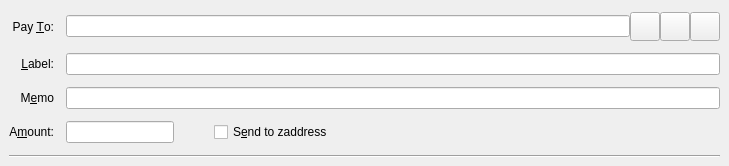
<?xml version="1.0" encoding="UTF-8"?>
<ui version="4.0">
 <class>SendZCoinsEntry</class>
 <widget class="QStackedWidget" name="SendZCoinsEntry">
  <property name="geometry">
   <rect>
    <x>0</x>
    <y>0</y>
    <width>729</width>
    <height>166</height>
   </rect>
  </property>
  <property name="focusPolicy">
   <enum>Qt::TabFocus</enum>
  </property>
  <property name="autoFillBackground">
   <bool>false</bool>
  </property>
  <widget class="QFrame" name="SendZCoins">
   <property name="toolTip">
    <string>This is a normal payment.</string>
   </property>
   <property name="frameShape">
    <enum>QFrame::NoFrame</enum>
   </property>
   <layout class="QGridLayout" name="gridLayout">
    <property name="topMargin">
     <number>8</number>
    </property>
    <property name="bottomMargin">
     <number>4</number>
    </property>
    <property name="horizontalSpacing">
     <number>12</number>
    </property>
    <property name="verticalSpacing">
     <number>8</number>
    </property>
    <item row="1" column="1">
     <widget class="QLineEdit" name="addAsLabel">
      <property name="toolTip">
       <string>Enter a label for this address to add it to the list of used addresses</string>
      </property>
     </widget>
    </item>
    <item row="5" column="0" colspan="2">
     <widget class="Line" name="line">
      <property name="orientation">
       <enum>Qt::Horizontal</enum>
      </property>
     </widget>
    </item>
    <item row="0" column="0">
     <widget class="QLabel" name="payToLabel">
      <property name="text">
       <string>Pay &amp;To:</string>
      </property>
      <property name="alignment">
       <set>Qt::AlignRight|Qt::AlignTrailing|Qt::AlignVCenter</set>
      </property>
      <property name="buddy">
       <cstring>payTo</cstring>
      </property>
     </widget>
    </item>
    <item row="3" column="0">
     <widget class="QLabel" name="amountLabel">
      <property name="text">
       <string>A&amp;mount:</string>
      </property>
      <property name="alignment">
       <set>Qt::AlignRight|Qt::AlignTrailing|Qt::AlignVCenter</set>
      </property>
      <property name="buddy">
       <cstring>payAmount</cstring>
      </property>
     </widget>
    </item>
    <item row="0" column="1">
     <layout class="QHBoxLayout" name="payToLayout">
      <property name="spacing">
       <number>0</number>
      </property>
      <item>
       <widget class="QValidatedLineEdit" name="payTo">
        <property name="toolTip">
         <string>The cruZado address to send the payment to</string>
        </property>
       </widget>
      </item>
      <item>
       <widget class="QToolButton" name="addressBookButton">
        <property name="toolTip">
         <string>Choose previously used address</string>
        </property>
        <property name="text">
         <string/>
        </property>
        <property name="icon">
         <iconset resource="../bitcoin.qrc">
          <normaloff>:/images/addressbook1</normaloff>:/images/addressbook1</iconset>
        </property>
        <property name="iconSize">
         <size>
          <width>22</width>
          <height>22</height>
         </size>
        </property>
        <property name="shortcut">
         <string>Alt+A</string>
        </property>
       </widget>
      </item>
      <item>
       <widget class="QToolButton" name="pasteButton">
        <property name="toolTip">
         <string>Paste address from clipboard</string>
        </property>
        <property name="text">
         <string/>
        </property>
        <property name="icon">
         <iconset resource="../bitcoin.qrc">
          <normaloff>:/images/paste</normaloff>:/images/paste</iconset>
        </property>
        <property name="iconSize">
         <size>
          <width>22</width>
          <height>22</height>
         </size>
        </property>
        <property name="shortcut">
         <string>Alt+P</string>
        </property>
       </widget>
      </item>
      <item>
       <widget class="QToolButton" name="deleteButton">
        <property name="toolTip">
         <string>Remove this entry</string>
        </property>
        <property name="text">
         <string/>
        </property>
        <property name="icon">
         <iconset resource="../bitcoin.qrc">
          <normaloff>:/images/clear</normaloff>:/images/clear</iconset>
        </property>
        <property name="iconSize">
         <size>
          <width>22</width>
          <height>22</height>
         </size>
        </property>
       </widget>
      </item>
     </layout>
    </item>
    <item row="1" column="0">
     <widget class="QLabel" name="labellLabel">
      <property name="text">
       <string>&amp;Label:</string>
      </property>
      <property name="alignment">
       <set>Qt::AlignRight|Qt::AlignTrailing|Qt::AlignVCenter</set>
      </property>
      <property name="buddy">
       <cstring>addAsLabel</cstring>
      </property>
     </widget>
    </item>
    <item row="2" column="0">
     <widget class="QLabel" name="memoLabel">
      <property name="text">
       <string>M&amp;emo</string>
      </property>
      <property name="alignment">
       <set>Qt::AlignRight|Qt::AlignTrailing|Qt::AlignVCenter</set>
      </property>
      <property name="buddy">
       <cstring>addAsLabel</cstring>
      </property>
     </widget>
    </item>
    <item row="2" column="1">
     <widget class="QLineEdit" name="addAsMemo">
      <property name="toolTip">
       <string>Enter a label for this address to add it to the list of used addresses</string>
      </property>
     </widget>
    </item>
    <item row="3" column="1">
     <layout class="QHBoxLayout" name="horizontalLayoutAmount" stretch="0,0,1">
      <item>
       <widget class="BitcoinAmountField" name="payAmount"/>
      </item>
      <item>
       <spacer name="horizontalSpacer">
        <property name="orientation">
         <enum>Qt::Horizontal</enum>
        </property>
        <property name="sizeHint" stdset="0">
         <size>
          <width>40</width>
          <height>20</height>
         </size>
        </property>
       </spacer>
      </item>
      <item>
       <widget class="QCheckBox" name="checkboxSendToZAddress">
        <property name="toolTip">
         <string>The fee will be deducted from the amount being sent. The recipient will receive less cruzados than you enter in the amount field. If multiple recipients are selected, the fee is split equally.</string>
        </property>
        <property name="text">
         <string>S&amp;end to zaddress</string>
        </property>
       </widget>
      </item>
     </layout>
    </item>
   </layout>
  </widget>
  <widget class="QFrame" name="SendZCoins_UnauthenticatedPaymentRequest">
   <property name="palette">
    <palette>
     <active>
      <colorrole role="WindowText">
       <brush brushstyle="SolidPattern">
        <color alpha="255">
         <red>0</red>
         <green>0</green>
         <blue>0</blue>
        </color>
       </brush>
      </colorrole>
      <colorrole role="Button">
       <brush brushstyle="SolidPattern">
        <color alpha="255">
         <red>255</red>
         <green>255</green>
         <blue>127</blue>
        </color>
       </brush>
      </colorrole>
      <colorrole role="Light">
       <brush brushstyle="SolidPattern">
        <color alpha="255">
         <red>255</red>
         <green>255</green>
         <blue>255</blue>
        </color>
       </brush>
      </colorrole>
      <colorrole role="Midlight">
       <brush brushstyle="SolidPattern">
        <color alpha="255">
         <red>255</red>
         <green>255</green>
         <blue>191</blue>
        </color>
       </brush>
      </colorrole>
      <colorrole role="Dark">
       <brush brushstyle="SolidPattern">
        <color alpha="255">
         <red>127</red>
         <green>127</green>
         <blue>63</blue>
        </color>
       </brush>
      </colorrole>
      <colorrole role="Mid">
       <brush brushstyle="SolidPattern">
        <color alpha="255">
         <red>170</red>
         <green>170</green>
         <blue>84</blue>
        </color>
       </brush>
      </colorrole>
      <colorrole role="Text">
       <brush brushstyle="SolidPattern">
        <color alpha="255">
         <red>0</red>
         <green>0</green>
         <blue>0</blue>
        </color>
       </brush>
      </colorrole>
      <colorrole role="BrightText">
       <brush brushstyle="SolidPattern">
        <color alpha="255">
         <red>255</red>
         <green>255</green>
         <blue>255</blue>
        </color>
       </brush>
      </colorrole>
      <colorrole role="ButtonText">
       <brush brushstyle="SolidPattern">
        <color alpha="255">
         <red>0</red>
         <green>0</green>
         <blue>0</blue>
        </color>
       </brush>
      </colorrole>
      <colorrole role="Base">
       <brush brushstyle="SolidPattern">
        <color alpha="255">
         <red>255</red>
         <green>255</green>
         <blue>255</blue>
        </color>
       </brush>
      </colorrole>
      <colorrole role="Window">
       <brush brushstyle="SolidPattern">
        <color alpha="255">
         <red>255</red>
         <green>255</green>
         <blue>127</blue>
        </color>
       </brush>
      </colorrole>
      <colorrole role="Shadow">
       <brush brushstyle="SolidPattern">
        <color alpha="255">
         <red>0</red>
         <green>0</green>
         <blue>0</blue>
        </color>
       </brush>
      </colorrole>
      <colorrole role="AlternateBase">
       <brush brushstyle="SolidPattern">
        <color alpha="255">
         <red>255</red>
         <green>255</green>
         <blue>191</blue>
        </color>
       </brush>
      </colorrole>
      <colorrole role="ToolTipBase">
       <brush brushstyle="SolidPattern">
        <color alpha="255">
         <red>255</red>
         <green>255</green>
         <blue>220</blue>
        </color>
       </brush>
      </colorrole>
      <colorrole role="ToolTipText">
       <brush brushstyle="SolidPattern">
        <color alpha="255">
         <red>0</red>
         <green>0</green>
         <blue>0</blue>
        </color>
       </brush>
      </colorrole>
     </active>
     <inactive>
      <colorrole role="WindowText">
       <brush brushstyle="SolidPattern">
        <color alpha="255">
         <red>0</red>
         <green>0</green>
         <blue>0</blue>
        </color>
       </brush>
      </colorrole>
      <colorrole role="Button">
       <brush brushstyle="SolidPattern">
        <color alpha="255">
         <red>255</red>
         <green>255</green>
         <blue>127</blue>
        </color>
       </brush>
      </colorrole>
      <colorrole role="Light">
       <brush brushstyle="SolidPattern">
        <color alpha="255">
         <red>255</red>
         <green>255</green>
         <blue>255</blue>
        </color>
       </brush>
      </colorrole>
      <colorrole role="Midlight">
       <brush brushstyle="SolidPattern">
        <color alpha="255">
         <red>255</red>
         <green>255</green>
         <blue>191</blue>
        </color>
       </brush>
      </colorrole>
      <colorrole role="Dark">
       <brush brushstyle="SolidPattern">
        <color alpha="255">
         <red>127</red>
         <green>127</green>
         <blue>63</blue>
        </color>
       </brush>
      </colorrole>
      <colorrole role="Mid">
       <brush brushstyle="SolidPattern">
        <color alpha="255">
         <red>170</red>
         <green>170</green>
         <blue>84</blue>
        </color>
       </brush>
      </colorrole>
      <colorrole role="Text">
       <brush brushstyle="SolidPattern">
        <color alpha="255">
         <red>0</red>
         <green>0</green>
         <blue>0</blue>
        </color>
       </brush>
      </colorrole>
      <colorrole role="BrightText">
       <brush brushstyle="SolidPattern">
        <color alpha="255">
         <red>255</red>
         <green>255</green>
         <blue>255</blue>
        </color>
       </brush>
      </colorrole>
      <colorrole role="ButtonText">
       <brush brushstyle="SolidPattern">
        <color alpha="255">
         <red>0</red>
         <green>0</green>
         <blue>0</blue>
        </color>
       </brush>
      </colorrole>
      <colorrole role="Base">
       <brush brushstyle="SolidPattern">
        <color alpha="255">
         <red>255</red>
         <green>255</green>
         <blue>255</blue>
        </color>
       </brush>
      </colorrole>
      <colorrole role="Window">
       <brush brushstyle="SolidPattern">
        <color alpha="255">
         <red>255</red>
         <green>255</green>
         <blue>127</blue>
        </color>
       </brush>
      </colorrole>
      <colorrole role="Shadow">
       <brush brushstyle="SolidPattern">
        <color alpha="255">
         <red>0</red>
         <green>0</green>
         <blue>0</blue>
        </color>
       </brush>
      </colorrole>
      <colorrole role="AlternateBase">
       <brush brushstyle="SolidPattern">
        <color alpha="255">
         <red>255</red>
         <green>255</green>
         <blue>191</blue>
        </color>
       </brush>
      </colorrole>
      <colorrole role="ToolTipBase">
       <brush brushstyle="SolidPattern">
        <color alpha="255">
         <red>255</red>
         <green>255</green>
         <blue>220</blue>
        </color>
       </brush>
      </colorrole>
      <colorrole role="ToolTipText">
       <brush brushstyle="SolidPattern">
        <color alpha="255">
         <red>0</red>
         <green>0</green>
         <blue>0</blue>
        </color>
       </brush>
      </colorrole>
     </inactive>
     <disabled>
      <colorrole role="WindowText">
       <brush brushstyle="SolidPattern">
        <color alpha="255">
         <red>127</red>
         <green>127</green>
         <blue>63</blue>
        </color>
       </brush>
      </colorrole>
      <colorrole role="Button">
       <brush brushstyle="SolidPattern">
        <color alpha="255">
         <red>255</red>
         <green>255</green>
         <blue>127</blue>
        </color>
       </brush>
      </colorrole>
      <colorrole role="Light">
       <brush brushstyle="SolidPattern">
        <color alpha="255">
         <red>255</red>
         <green>255</green>
         <blue>255</blue>
        </color>
       </brush>
      </colorrole>
      <colorrole role="Midlight">
       <brush brushstyle="SolidPattern">
        <color alpha="255">
         <red>255</red>
         <green>255</green>
         <blue>191</blue>
        </color>
       </brush>
      </colorrole>
      <colorrole role="Dark">
       <brush brushstyle="SolidPattern">
        <color alpha="255">
         <red>127</red>
         <green>127</green>
         <blue>63</blue>
        </color>
       </brush>
      </colorrole>
      <colorrole role="Mid">
       <brush brushstyle="SolidPattern">
        <color alpha="255">
         <red>170</red>
         <green>170</green>
         <blue>84</blue>
        </color>
       </brush>
      </colorrole>
      <colorrole role="Text">
       <brush brushstyle="SolidPattern">
        <color alpha="255">
         <red>127</red>
         <green>127</green>
         <blue>63</blue>
        </color>
       </brush>
      </colorrole>
      <colorrole role="BrightText">
       <brush brushstyle="SolidPattern">
        <color alpha="255">
         <red>255</red>
         <green>255</green>
         <blue>255</blue>
        </color>
       </brush>
      </colorrole>
      <colorrole role="ButtonText">
       <brush brushstyle="SolidPattern">
        <color alpha="255">
         <red>127</red>
         <green>127</green>
         <blue>63</blue>
        </color>
       </brush>
      </colorrole>
      <colorrole role="Base">
       <brush brushstyle="SolidPattern">
        <color alpha="255">
         <red>255</red>
         <green>255</green>
         <blue>127</blue>
        </color>
       </brush>
      </colorrole>
      <colorrole role="Window">
       <brush brushstyle="SolidPattern">
        <color alpha="255">
         <red>255</red>
         <green>255</green>
         <blue>127</blue>
        </color>
       </brush>
      </colorrole>
      <colorrole role="Shadow">
       <brush brushstyle="SolidPattern">
        <color alpha="255">
         <red>0</red>
         <green>0</green>
         <blue>0</blue>
        </color>
       </brush>
      </colorrole>
      <colorrole role="AlternateBase">
       <brush brushstyle="SolidPattern">
        <color alpha="255">
         <red>255</red>
         <green>255</green>
         <blue>127</blue>
        </color>
       </brush>
      </colorrole>
      <colorrole role="ToolTipBase">
       <brush brushstyle="SolidPattern">
        <color alpha="255">
         <red>255</red>
         <green>255</green>
         <blue>220</blue>
        </color>
       </brush>
      </colorrole>
      <colorrole role="ToolTipText">
       <brush brushstyle="SolidPattern">
        <color alpha="255">
         <red>0</red>
         <green>0</green>
         <blue>0</blue>
        </color>
       </brush>
      </colorrole>
     </disabled>
    </palette>
   </property>
   <property name="toolTip">
    <string>This is an unauthenticated payment request.</string>
   </property>
   <property name="autoFillBackground">
    <bool>true</bool>
   </property>
   <property name="frameShape">
    <enum>QFrame::NoFrame</enum>
   </property>
   <layout class="QGridLayout" name="gridLayout_is">
    <property name="spacing">
     <number>12</number>
    </property>
    <item row="0" column="1">
     <layout class="QHBoxLayout" name="payToLayout_is">
      <property name="spacing">
       <number>0</number>
      </property>
      <item>
       <widget class="QLabel" name="payTo_is"/>
      </item>
      <item>
       <widget class="QToolButton" name="deleteButton_is">
        <property name="toolTip">
         <string>Remove this entry</string>
        </property>
        <property name="text">
         <string/>
        </property>
        <property name="icon">
         <iconset resource="../bitcoin.qrc">
          <normaloff>:/images/clear</normaloff>:/images/clear</iconset>
        </property>
       </widget>
      </item>
     </layout>
    </item>
    <item row="0" column="0">
     <widget class="QLabel" name="payToLabel_is">
      <property name="text">
       <string>Pay To:</string>
      </property>
      <property name="alignment">
       <set>Qt::AlignRight|Qt::AlignTrailing|Qt::AlignVCenter</set>
      </property>
     </widget>
    </item>
    <item row="1" column="0">
     <widget class="QLabel" name="amountLabel_is">
      <property name="text">
       <string>A&amp;mount:</string>
      </property>
      <property name="alignment">
       <set>Qt::AlignRight|Qt::AlignTrailing|Qt::AlignVCenter</set>
      </property>
      <property name="buddy">
       <cstring>payAmount_is</cstring>
      </property>
     </widget>
    </item>
    <item row="1" column="1">
     <widget class="BitcoinAmountField" name="payAmount_is">
      <property name="acceptDrops">
       <bool>false</bool>
      </property>
     </widget>
    </item>
   </layout>
  </widget>
  <widget class="QFrame" name="SendZCoins_AuthenticatedPaymentRequest">
   <property name="palette">
    <palette>
     <active>
      <colorrole role="WindowText">
       <brush brushstyle="SolidPattern">
        <color alpha="255">
         <red>0</red>
         <green>0</green>
         <blue>0</blue>
        </color>
       </brush>
      </colorrole>
      <colorrole role="Button">
       <brush brushstyle="SolidPattern">
        <color alpha="255">
         <red>140</red>
         <green>232</green>
         <blue>119</blue>
        </color>
       </brush>
      </colorrole>
      <colorrole role="Light">
       <brush brushstyle="SolidPattern">
        <color alpha="255">
         <red>230</red>
         <green>255</green>
         <blue>224</blue>
        </color>
       </brush>
      </colorrole>
      <colorrole role="Midlight">
       <brush brushstyle="SolidPattern">
        <color alpha="255">
         <red>185</red>
         <green>243</green>
         <blue>171</blue>
        </color>
       </brush>
      </colorrole>
      <colorrole role="Dark">
       <brush brushstyle="SolidPattern">
        <color alpha="255">
         <red>70</red>
         <green>116</green>
         <blue>59</blue>
        </color>
       </brush>
      </colorrole>
      <colorrole role="Mid">
       <brush brushstyle="SolidPattern">
        <color alpha="255">
         <red>93</red>
         <green>155</green>
         <blue>79</blue>
        </color>
       </brush>
      </colorrole>
      <colorrole role="Text">
       <brush brushstyle="SolidPattern">
        <color alpha="255">
         <red>0</red>
         <green>0</green>
         <blue>0</blue>
        </color>
       </brush>
      </colorrole>
      <colorrole role="BrightText">
       <brush brushstyle="SolidPattern">
        <color alpha="255">
         <red>155</red>
         <green>255</green>
         <blue>147</blue>
        </color>
       </brush>
      </colorrole>
      <colorrole role="ButtonText">
       <brush brushstyle="SolidPattern">
        <color alpha="255">
         <red>0</red>
         <green>0</green>
         <blue>0</blue>
        </color>
       </brush>
      </colorrole>
      <colorrole role="Base">
       <brush brushstyle="SolidPattern">
        <color alpha="255">
         <red>119</red>
         <green>255</green>
         <blue>233</blue>
        </color>
       </brush>
      </colorrole>
      <colorrole role="Window">
       <brush brushstyle="SolidPattern">
        <color alpha="255">
         <red>140</red>
         <green>232</green>
         <blue>119</blue>
        </color>
       </brush>
      </colorrole>
      <colorrole role="Shadow">
       <brush brushstyle="SolidPattern">
        <color alpha="255">
         <red>0</red>
         <green>0</green>
         <blue>0</blue>
        </color>
       </brush>
      </colorrole>
      <colorrole role="AlternateBase">
       <brush brushstyle="SolidPattern">
        <color alpha="255">
         <red>197</red>
         <green>243</green>
         <blue>187</blue>
        </color>
       </brush>
      </colorrole>
      <colorrole role="NoRole">
       <brush brushstyle="SolidPattern">
        <color alpha="255">
         <red>125</red>
         <green>194</green>
         <blue>122</blue>
        </color>
       </brush>
      </colorrole>
      <colorrole role="ToolTipBase">
       <brush brushstyle="SolidPattern">
        <color alpha="255">
         <red>255</red>
         <green>255</green>
         <blue>220</blue>
        </color>
       </brush>
      </colorrole>
      <colorrole role="ToolTipText">
       <brush brushstyle="SolidPattern">
        <color alpha="255">
         <red>0</red>
         <green>0</green>
         <blue>0</blue>
        </color>
       </brush>
      </colorrole>
     </active>
     <inactive>
      <colorrole role="WindowText">
       <brush brushstyle="SolidPattern">
        <color alpha="255">
         <red>0</red>
         <green>0</green>
         <blue>0</blue>
        </color>
       </brush>
      </colorrole>
      <colorrole role="Button">
       <brush brushstyle="SolidPattern">
        <color alpha="255">
         <red>140</red>
         <green>232</green>
         <blue>119</blue>
        </color>
       </brush>
      </colorrole>
      <colorrole role="Light">
       <brush brushstyle="SolidPattern">
        <color alpha="255">
         <red>230</red>
         <green>255</green>
         <blue>224</blue>
        </color>
       </brush>
      </colorrole>
      <colorrole role="Midlight">
       <brush brushstyle="SolidPattern">
        <color alpha="255">
         <red>185</red>
         <green>243</green>
         <blue>171</blue>
        </color>
       </brush>
      </colorrole>
      <colorrole role="Dark">
       <brush brushstyle="SolidPattern">
        <color alpha="255">
         <red>70</red>
         <green>116</green>
         <blue>59</blue>
        </color>
       </brush>
      </colorrole>
      <colorrole role="Mid">
       <brush brushstyle="SolidPattern">
        <color alpha="255">
         <red>93</red>
         <green>155</green>
         <blue>79</blue>
        </color>
       </brush>
      </colorrole>
      <colorrole role="Text">
       <brush brushstyle="SolidPattern">
        <color alpha="255">
         <red>0</red>
         <green>0</green>
         <blue>0</blue>
        </color>
       </brush>
      </colorrole>
      <colorrole role="BrightText">
       <brush brushstyle="SolidPattern">
        <color alpha="255">
         <red>155</red>
         <green>255</green>
         <blue>147</blue>
        </color>
       </brush>
      </colorrole>
      <colorrole role="ButtonText">
       <brush brushstyle="SolidPattern">
        <color alpha="255">
         <red>0</red>
         <green>0</green>
         <blue>0</blue>
        </color>
       </brush>
      </colorrole>
      <colorrole role="Base">
       <brush brushstyle="SolidPattern">
        <color alpha="255">
         <red>119</red>
         <green>255</green>
         <blue>233</blue>
        </color>
       </brush>
      </colorrole>
      <colorrole role="Window">
       <brush brushstyle="SolidPattern">
        <color alpha="255">
         <red>140</red>
         <green>232</green>
         <blue>119</blue>
        </color>
       </brush>
      </colorrole>
      <colorrole role="Shadow">
       <brush brushstyle="SolidPattern">
        <color alpha="255">
         <red>0</red>
         <green>0</green>
         <blue>0</blue>
        </color>
       </brush>
      </colorrole>
      <colorrole role="AlternateBase">
       <brush brushstyle="SolidPattern">
        <color alpha="255">
         <red>197</red>
         <green>243</green>
         <blue>187</blue>
        </color>
       </brush>
      </colorrole>
      <colorrole role="NoRole">
       <brush brushstyle="SolidPattern">
        <color alpha="255">
         <red>125</red>
         <green>194</green>
         <blue>122</blue>
        </color>
       </brush>
      </colorrole>
      <colorrole role="ToolTipBase">
       <brush brushstyle="SolidPattern">
        <color alpha="255">
         <red>255</red>
         <green>255</green>
         <blue>220</blue>
        </color>
       </brush>
      </colorrole>
      <colorrole role="ToolTipText">
       <brush brushstyle="SolidPattern">
        <color alpha="255">
         <red>0</red>
         <green>0</green>
         <blue>0</blue>
        </color>
       </brush>
      </colorrole>
     </inactive>
     <disabled>
      <colorrole role="WindowText">
       <brush brushstyle="SolidPattern">
        <color alpha="255">
         <red>70</red>
         <green>116</green>
         <blue>59</blue>
        </color>
       </brush>
      </colorrole>
      <colorrole role="Button">
       <brush brushstyle="SolidPattern">
        <color alpha="255">
         <red>140</red>
         <green>232</green>
         <blue>119</blue>
        </color>
       </brush>
      </colorrole>
      <colorrole role="Light">
       <brush brushstyle="SolidPattern">
        <color alpha="255">
         <red>230</red>
         <green>255</green>
         <blue>224</blue>
        </color>
       </brush>
      </colorrole>
      <colorrole role="Midlight">
       <brush brushstyle="SolidPattern">
        <color alpha="255">
         <red>185</red>
         <green>243</green>
         <blue>171</blue>
        </color>
       </brush>
      </colorrole>
      <colorrole role="Dark">
       <brush brushstyle="SolidPattern">
        <color alpha="255">
         <red>70</red>
         <green>116</green>
         <blue>59</blue>
        </color>
       </brush>
      </colorrole>
      <colorrole role="Mid">
       <brush brushstyle="SolidPattern">
        <color alpha="255">
         <red>93</red>
         <green>155</green>
         <blue>79</blue>
        </color>
       </brush>
      </colorrole>
      <colorrole role="Text">
       <brush brushstyle="SolidPattern">
        <color alpha="255">
         <red>70</red>
         <green>116</green>
         <blue>59</blue>
        </color>
       </brush>
      </colorrole>
      <colorrole role="BrightText">
       <brush brushstyle="SolidPattern">
        <color alpha="255">
         <red>155</red>
         <green>255</green>
         <blue>147</blue>
        </color>
       </brush>
      </colorrole>
      <colorrole role="ButtonText">
       <brush brushstyle="SolidPattern">
        <color alpha="255">
         <red>70</red>
         <green>116</green>
         <blue>59</blue>
        </color>
       </brush>
      </colorrole>
      <colorrole role="Base">
       <brush brushstyle="SolidPattern">
        <color alpha="255">
         <red>140</red>
         <green>232</green>
         <blue>119</blue>
        </color>
       </brush>
      </colorrole>
      <colorrole role="Window">
       <brush brushstyle="SolidPattern">
        <color alpha="255">
         <red>140</red>
         <green>232</green>
         <blue>119</blue>
        </color>
       </brush>
      </colorrole>
      <colorrole role="Shadow">
       <brush brushstyle="SolidPattern">
        <color alpha="255">
         <red>0</red>
         <green>0</green>
         <blue>0</blue>
        </color>
       </brush>
      </colorrole>
      <colorrole role="AlternateBase">
       <brush brushstyle="SolidPattern">
        <color alpha="255">
         <red>140</red>
         <green>232</green>
         <blue>119</blue>
        </color>
       </brush>
      </colorrole>
      <colorrole role="NoRole">
       <brush brushstyle="SolidPattern">
        <color alpha="255">
         <red>125</red>
         <green>194</green>
         <blue>122</blue>
        </color>
       </brush>
      </colorrole>
      <colorrole role="ToolTipBase">
       <brush brushstyle="SolidPattern">
        <color alpha="255">
         <red>255</red>
         <green>255</green>
         <blue>220</blue>
        </color>
       </brush>
      </colorrole>
      <colorrole role="ToolTipText">
       <brush brushstyle="SolidPattern">
        <color alpha="255">
         <red>0</red>
         <green>0</green>
         <blue>0</blue>
        </color>
       </brush>
      </colorrole>
     </disabled>
    </palette>
   </property>
   <property name="toolTip">
    <string>This is an authenticated payment request.</string>
   </property>
   <property name="autoFillBackground">
    <bool>true</bool>
   </property>
   <property name="frameShape">
    <enum>QFrame::NoFrame</enum>
   </property>
   <layout class="QGridLayout" name="gridLayout_s">
    <property name="spacing">
     <number>12</number>
    </property>
    <item row="1" column="0">
     <widget class="QLabel" name="amountLabel_s">
      <property name="text">
       <string>A&amp;mount:</string>
      </property>
      <property name="alignment">
       <set>Qt::AlignRight|Qt::AlignTrailing|Qt::AlignVCenter</set>
      </property>
      <property name="buddy">
       <cstring>payAmount_s</cstring>
      </property>
     </widget>
    </item>
    <item row="0" column="0">
     <widget class="QLabel" name="payToLabel_s">
      <property name="text">
       <string>Pay To:</string>
      </property>
      <property name="alignment">
       <set>Qt::AlignRight|Qt::AlignTrailing|Qt::AlignVCenter</set>
      </property>
     </widget>
    </item>
    <item row="0" column="1">
     <layout class="QHBoxLayout" name="payToLayout_s">
      <property name="spacing">
       <number>0</number>
      </property>
      <item>
       <widget class="QLabel" name="payTo_s">
        <property name="textFormat">
         <enum>Qt::PlainText</enum>
        </property>
       </widget>
      </item>
      <item>
       <widget class="QToolButton" name="deleteButton_s">
        <property name="toolTip">
         <string>Remove this entry</string>
        </property>
        <property name="text">
         <string/>
        </property>
        <property name="icon">
         <iconset resource="../bitcoin.qrc">
          <normaloff>:/images/clear</normaloff>:/images/clear</iconset>
        </property>
       </widget>
      </item>
     </layout>
    </item>
    <item row="1" column="1">
     <widget class="BitcoinAmountField" name="payAmount_s">
      <property name="acceptDrops">
       <bool>false</bool>
      </property>
     </widget>
    </item>
   </layout>
  </widget>
 </widget>
 <customwidgets>
  <customwidget>
   <class>BitcoinAmountField</class>
   <extends>QLineEdit</extends>
   <header>bitcoinamountfield.h</header>
   <container>1</container>
  </customwidget>
  <customwidget>
   <class>QValidatedLineEdit</class>
   <extends>QLineEdit</extends>
   <header>qvalidatedlineedit.h</header>
  </customwidget>
 </customwidgets>
 <tabstops>
  <tabstop>payTo</tabstop>
  <tabstop>addressBookButton</tabstop>
  <tabstop>pasteButton</tabstop>
  <tabstop>deleteButton</tabstop>
  <tabstop>addAsLabel</tabstop>
  <tabstop>addAsMemo</tabstop>
  <tabstop>payAmount</tabstop>
  <tabstop>checkboxSendToZAddress</tabstop>
  <tabstop>payAmount_is</tabstop>
  <tabstop>deleteButton_is</tabstop>
  <tabstop>deleteButton_s</tabstop>
  <tabstop>payAmount_s</tabstop>
 </tabstops>
 <resources>
  <include location="../bitcoin.qrc"/>
 </resources>
 <connections/>
</ui>
